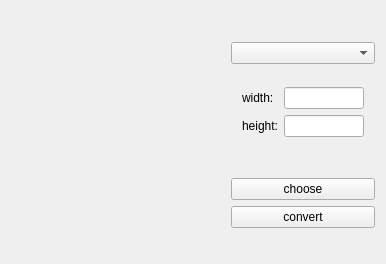
<?xml version="1.0" encoding="UTF-8"?>
<ui version="4.0">
 <class>MainWindow</class>
 <widget class="QMainWindow" name="MainWindow">
  <property name="geometry">
   <rect>
    <x>0</x>
    <y>0</y>
    <width>386</width>
    <height>264</height>
   </rect>
  </property>
  <property name="windowTitle">
   <string>TTKPngHelper</string>
  </property>
  <property name="windowIcon">
   <iconset resource="../../../TTKUi/TTKModule.qrc">
    <normaloff>:/image/lb_app_logo</normaloff>:/image/lb_app_logo</iconset>
  </property>
  <widget class="QWidget" name="centralWidget">
   <layout class="QGridLayout" name="gridLayout_2" columnstretch="10,1">
    <property name="horizontalSpacing">
     <number>20</number>
    </property>
    <item row="5" column="1">
     <widget class="QPushButton" name="chooseButton">
      <property name="text">
       <string>choose</string>
      </property>
     </widget>
    </item>
    <item row="0" column="0" rowspan="8">
     <widget class="QLabel" name="label">
      <property name="minimumSize">
       <size>
        <width>200</width>
        <height>200</height>
       </size>
      </property>
      <property name="maximumSize">
       <size>
        <width>200</width>
        <height>200</height>
       </size>
      </property>
      <property name="text">
       <string/>
      </property>
     </widget>
    </item>
    <item row="0" column="1">
     <spacer name="verticalSpacer">
      <property name="orientation">
       <enum>Qt::Vertical</enum>
      </property>
      <property name="sizeHint" stdset="0">
       <size>
        <width>20</width>
        <height>40</height>
       </size>
      </property>
     </spacer>
    </item>
    <item row="1" column="1">
     <widget class="QComboBox" name="comboBox"/>
    </item>
    <item row="4" column="1">
     <spacer name="verticalSpacer_3">
      <property name="orientation">
       <enum>Qt::Vertical</enum>
      </property>
      <property name="sizeHint" stdset="0">
       <size>
        <width>20</width>
        <height>40</height>
       </size>
      </property>
     </spacer>
    </item>
    <item row="3" column="1">
     <widget class="QWidget" name="widget" native="true">
      <layout class="QGridLayout" name="gridLayout">
       <item row="0" column="0">
        <widget class="QLabel" name="label_2">
         <property name="text">
          <string>width:</string>
         </property>
        </widget>
       </item>
       <item row="0" column="1">
        <widget class="QLineEdit" name="xlineEdit"/>
       </item>
       <item row="1" column="0">
        <widget class="QLabel" name="label_3">
         <property name="text">
          <string>height:</string>
         </property>
        </widget>
       </item>
       <item row="1" column="1">
        <widget class="QLineEdit" name="ylineEdit"/>
       </item>
      </layout>
     </widget>
    </item>
    <item row="7" column="1">
     <spacer name="verticalSpacer_2">
      <property name="orientation">
       <enum>Qt::Vertical</enum>
      </property>
      <property name="sizeHint" stdset="0">
       <size>
        <width>20</width>
        <height>40</height>
       </size>
      </property>
     </spacer>
    </item>
    <item row="6" column="1">
     <widget class="QPushButton" name="convertButton">
      <property name="text">
       <string>convert</string>
      </property>
     </widget>
    </item>
   </layout>
  </widget>
 </widget>
 <layoutdefault spacing="6" margin="11"/>
 <resources>
  <include location="../../../TTKUi/TTKModule.qrc"/>
 </resources>
 <connections/>
</ui>
